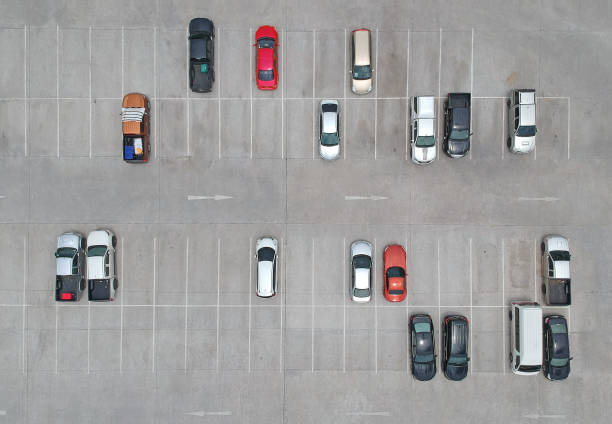
#> input picture istockphoto-856857870-612x612.jpg, 612 x 424 px, found by its file name
$ python parking_lot_system.py
#> lines starting #> are read from the running program, lines starting #| are printed output that depends on the picture; after the words box and inside, x2 and y2 are one past the last pixel; in counts of white or black regions, pixels touching at a corner belong together
import cv2
import time
import threading

class ParkingSystem:
    def __init__(self, total_capacity, image_path):
#> called with total_capacity = 70
        self.total_capacity = total_capacity
        self.filled_slots = 0
        self.image = cv2.imread(image_path)  # Read the input image
#> self.image is the input picture: shape (424, 612, 3); mean B, G, R 157.6, 157.6, 158.3

    def capture_filled_slots(self, parking_lot_image):
        # Convert the image to grayscale for easier processing
        gray_image = cv2.cvtColor(parking_lot_image, cv2.COLOR_BGR2GRAY)

        # Apply thresholding to create a binary image (assuming slots are distinct)
        _, binary_image = cv2.threshold(gray_image, 100, 2550, cv2.THRESH_BINARY_INV)
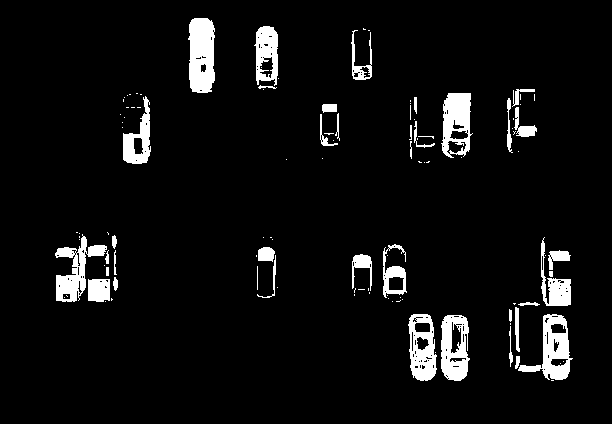
#> binary_image: shape (424, 612); 5.9% white; 112 white regions (73 under 20 px)

        # Find contours in the binary image
        contours, hierarchy = cv2.findContours(binary_image, cv2.RETR_EXTERNAL, cv2.CHAIN_APPROX_SIMPLE)
#> contours = 107 contours, 75 with area under 20; largest, box (x1, y1, x2, y2) and area: (188, 18, 215, 93) 1685, (518, 314, 573, 380) 1644, (441, 93, 473, 158) 1558, (441, 315, 470, 381) 1539, (408, 314, 437, 381) 1488

        # Filter out small contours (if needed) based on area
        min_contour_area = 200  # Adjust as per your requirement
        valid_contours = [cnt for cnt in contours if cv2.contourArea(cnt) > min_contour_area]
#> valid_contours = 15 contours; largest, box (x1, y1, x2, y2) and area: (188, 18, 215, 93) 1685, (518, 314, 573, 380) 1644, (441, 93, 473, 158) 1558, (441, 315, 470, 381) 1539, (408, 314, 437, 381) 1488

        # Count the number of valid contours (filled slots)
        filled_slots_count = len(valid_contours)
#> filled_slots_count = 15

        return filled_slots_count #24


    def calculate_available_spaces(self):
        return self.total_capacity - self.filled_slots

    def update_space_count(self):
        # This function is not used in this modified version since the image is static
        pass

    '''def display_occupancy_rate(self):
        available_spaces = self.calculate_available_spaces()
        occupancy_rate = (available_spaces / self.total_capacity) * 100
        print(f"Current occupancy rate: {occupancy_rate:.2f}%")'''

    def display_parking_details(self):
        print(f"Parking Capacity: {self.total_capacity}")
        print(f"Parking Filled: {self.filled_slots}")
        print(f"Parking Available: {self.calculate_available_spaces()}")

# Usage example with an image path
image_path = "/Users/ann-vanessa/Downloads/istockphoto-856857870-612x612.jpg"  # Replace with your image path
parking_lot = ParkingSystem(total_capacity=70, image_path=image_path)

# Simulate counting filled slots using image processing
parking_lot.filled_slots = parking_lot.capture_filled_slots(parking_lot.image)
#> parking_lot.filled_slots = 15

# Display parking details and occupancy rate
parking_lot.display_parking_details()
#| Parking Filled: 15
'''parking_lot.display_occupancy_rate()'''
